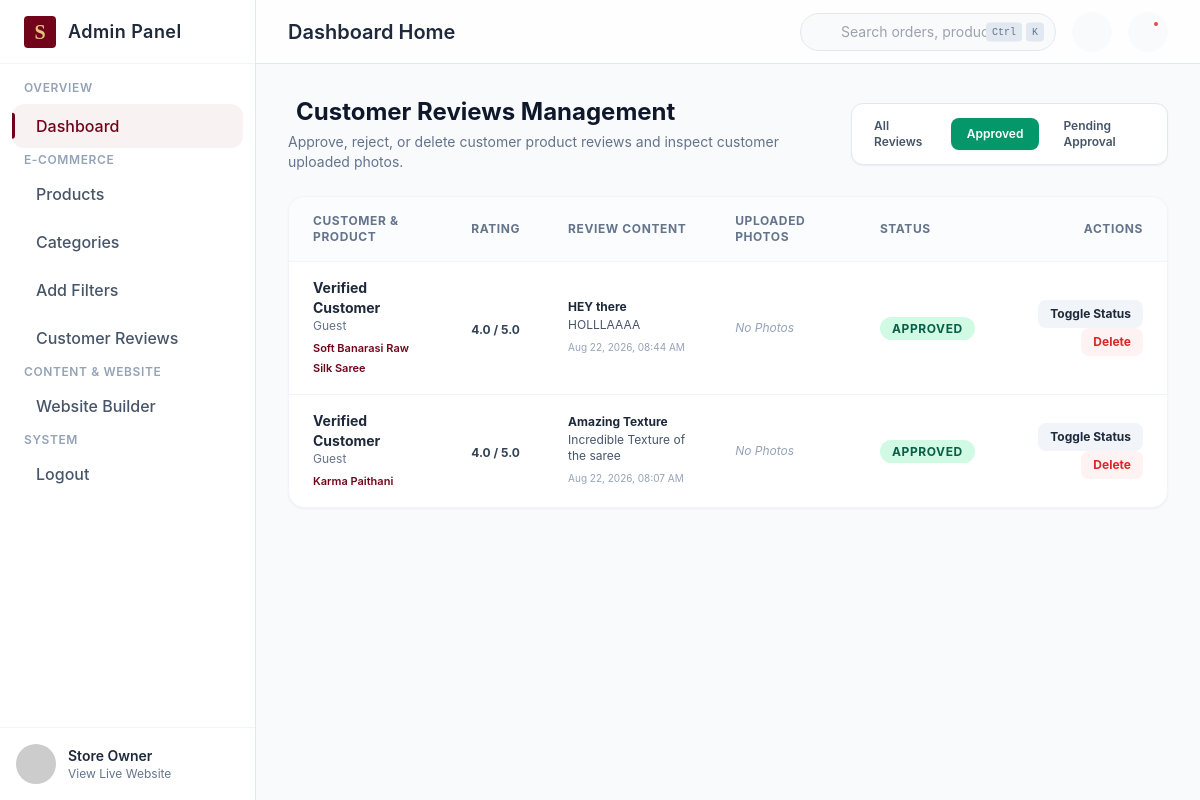
The app's page /adm/reviews/?status=approved, older data.
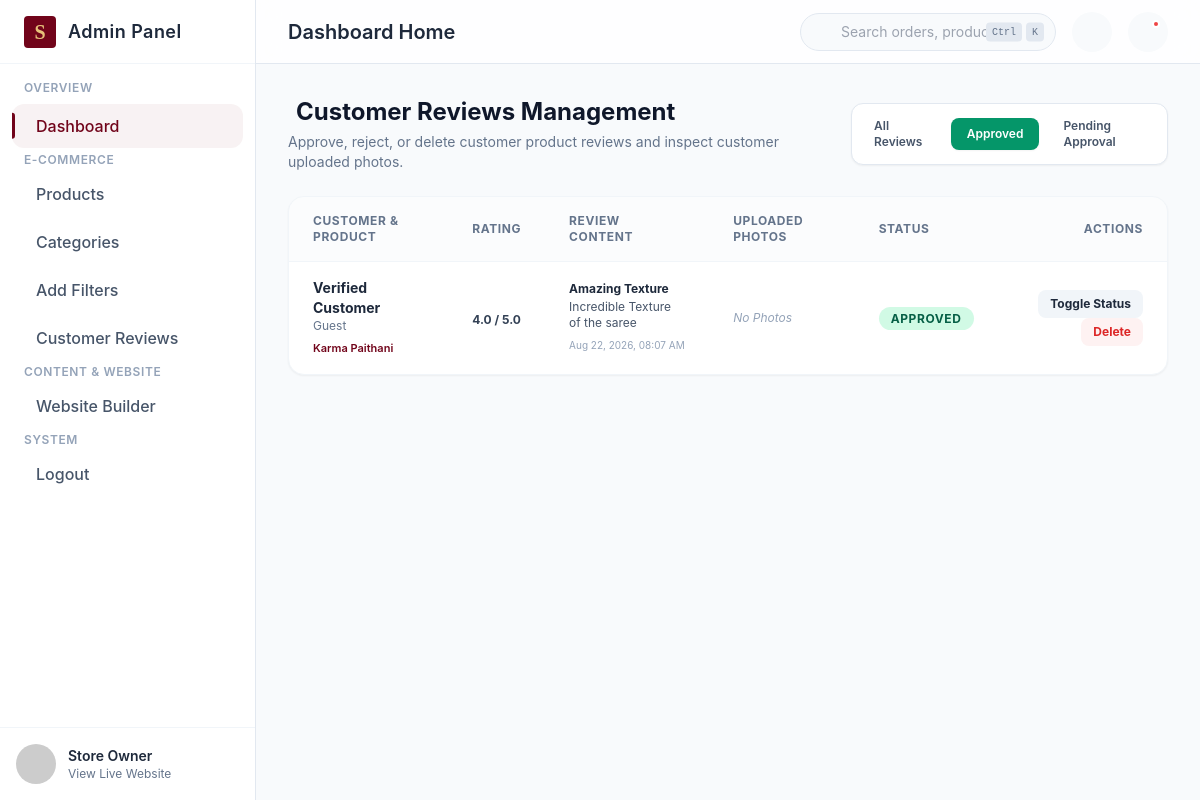
The same page, newer data.
### user/models.py (models this page shows, shortened)
class ProductReview(models.Model):
    user = models.ForeignKey(settings.AUTH_USER_MODEL, on_delete=models.CASCADE, related_name='reviews', null=True, blank=True)
    product_slug = models.CharField(max_length=200, default='anuradha-paithani-saree')
    product_name = models.CharField(max_length=200, default='Anuradha Paithani Soft Peacock Design Saree')
    rating = models.PositiveSmallIntegerField(default=0)
    title = models.CharField(max_length=200)
    comment = models.TextField()
    image_1 = models.ImageField(upload_to='reviews/', blank=True, null=True)
    image_2 = models.ImageField(upload_to='reviews/', blank=True, null=True)
    image_3 = models.ImageField(upload_to='reviews/', blank=True, null=True)
    is_approved = models.BooleanField(default=True)
    is_verified_buyer = models.BooleanField(default=True)
    helpful_count = models.PositiveIntegerField(default=0)
    created_at = models.DateTimeField(auto_now_add=True)
    class Meta:
        ordering = ['-created_at']

### adm_user/views.py (the view)
# urls.py: path("reviews/", views.reviews_management, name="reviews_management"),
def reviews_management(request):
    from user.models import ProductReview
    status_filter = request.GET.get('status', 'all')
    reviews = ProductReview.objects.all()
    if status_filter == 'pending':
        reviews = reviews.filter(is_approved=False)
    elif status_filter == 'approved':
        reviews = reviews.filter(is_approved=True)
    context = {
        "reviews": reviews,
        "status_filter": status_filter,
    }
    return render(request, "adm_user/reviews_management.html", context)

### adm_user/models.py (called while the page is built)
    @classmethod
    def load(cls):
        obj, _ = cls.objects.get_or_create(pk=1)
        return obj

### user/context_processors.py (called while the page is built)
def global_website_data(request):
    try:
        return {
            'nav_categories': Category.objects.filter(is_active=True).order_by('created_at'),
            'header_settings': HeaderSettings.load(),
            'footer_settings': FooterSettings.load(),
            'offer_items': OfferBarItem.objects.all(),
        }
    except Exception:
        return {}

### adm_user/templates/adm_user/reviews_management.html (shortened to what the changed rows need)
{% extends "adm_user/base_admin.html" %}
{% load static %}
{% block content %}
<div class="space-y-6">
    <div class="flex flex-col md:flex-row items-start md:items-center justify-between gap-4">
        <div>
            <h1 class="text-2xl font-bold text-slate-900 dark:text-white flex items-center gap-2">
                 Customer Reviews Management
            </h1>
        </div>
    </div>
    <div class="bg-white dark:bg-dark-panel rounded-2xl border border-slate-100 dark:border-dark-border shadow-sm overflow-hidden">
        <div class="overflow-x-auto">
            <table class="w-full text-left border-collapse text-sm">
                <thead>
                    <tr class="border-b border-slate-100 dark:border-dark-border bg-slate-50/50 dark:bg-slate-800/50 text-slate-500 dark:text-slate-400 font-semibold text-xs uppercase tracking-wider">
                        <th class="py-4 px-6">Customer & Product</th>
                        <th class="py-4 px-6">Rating</th>
                        <th class="py-4 px-6">Review Content</th>
                        <th class="py-4 px-6">Uploaded Photos</th>
                        <th class="py-4 px-6">Status</th>
                        <th class="py-4 px-6 text-right">Actions</th>
                    </tr>
                </thead>
                <tbody class="divide-y divide-slate-100 dark:divide-dark-border">
                    {% for rev in reviews %}
                    <tr class="hover:bg-slate-50/50 dark:hover:bg-slate-800/30 transition-colors">
                        <td class="py-4 px-6">
                            <div class="font-bold text-slate-800 dark:text-white">{{ rev.user.full_name|default:"Verified Customer" }}</div>
                            <div class="text-xs text-slate-500">{{ rev.user.email|default:"Guest" }}</div>
                            <div class="text-[11px] font-semibold text-brand-maroon mt-1">{{ rev.product_name }}</div>
                        </td>
                        <td class="py-4 px-6">
                            <span class="text-xs font-bold text-slate-700 dark:text-slate-300 mt-1 block">{{ rev.rating }}.0 / 5.0</span>
                        </td>
                        <td class="py-4 px-6 max-w-xs">
                            <div class="font-bold text-slate-800 dark:text-white text-xs mb-0.5">{{ rev.title }}</div>
                            <p class="text-xs text-slate-600 dark:text-slate-400 line-clamp-2">{{ rev.comment }}</p>
                            <span class="text-[10px] text-slate-400 mt-1 block">{{ rev.created_at|date:"M d, Y, h:i A" }}</span>
                        </td>
                        <td class="py-4 px-6">
                            <div class="flex gap-2">
                                {% if not rev.image_1 and not rev.image_2 and not rev.image_3 %}
                                <span class="text-xs text-slate-400 italic">No Photos</span>
                                {% endif %}
                            </div>
                        </td>
                        <td class="py-4 px-6">
                            <span id="statusBadge-{{ rev.id }}" class="px-3 py-1 rounded-full text-xs font-bold uppercase tracking-wider {% if rev.is_approved %}bg-emerald-100 text-emerald-800 dark:bg-emerald-500/20 dark:text-emerald-400{% else %}bg-amber-100 text-amber-800 dark:bg-amber-500/20 dark:text-amber-400{% endif %}">
                                {% if rev.is_approved %}Approved{% else %}Pending{% endif %}
                            </span>
                        </td>
                        <td class="py-4 px-6 text-right space-x-2">
                            <button onclick="toggleApprove({{ rev.id }}, this)" class="px-3 py-1.5 bg-slate-100 hover:bg-slate-200 dark:bg-slate-800 dark:hover:bg-slate-700 text-slate-800 dark:text-white rounded-lg text-xs font-bold transition">
                                Toggle Status
                            </button>
                            <button onclick="deleteReview({{ rev.id }}, this)" class="px-3 py-1.5 bg-red-50 hover:bg-red-100 text-red-600 rounded-lg text-xs font-bold transition">
                                Delete
                            </button>
                        </td>
                    </tr>
                    {% empty %}
                    <tr>
                        <td colspan="6" class="py-8 text-center text-slate-500 text-sm">
                            No product reviews found.
                        </td>
                    </tr>
                    {% endfor %}
                </tbody>
            </table>
        </div>
    </div>
</div>
{% endblock %}

Row changes from the older to the newer data that the page shows:
no longer on this page (row edited): ProductReview: user.full_name "Verified Customer", user.email "Guest", product_name "Soft Banarasi Raw Silk Saree", rating "4", title "HEY there", comment "HOLLLAAAA", created_at "Aug 22, 2026, 08:44 AM", image_1 "No Photos", is_approved "APPROVED"
